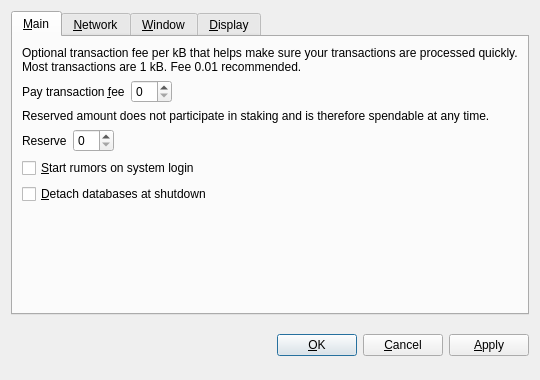
<?xml version="1.0" encoding="UTF-8"?>
<ui version="4.0">
 <class>OptionsDialog</class>
 <widget class="QDialog" name="OptionsDialog">
  <property name="geometry">
   <rect>
    <x>0</x>
    <y>0</y>
    <width>540</width>
    <height>380</height>
   </rect>
  </property>
  <property name="windowTitle">
   <string>Options</string>
  </property>
  <property name="modal">
   <bool>true</bool>
  </property>
  <layout class="QVBoxLayout" name="verticalLayout">
   <item>
    <widget class="QTabWidget" name="tabWidget">
     <property name="tabPosition">
      <enum>QTabWidget::North</enum>
     </property>
     <property name="currentIndex">
      <number>0</number>
     </property>
     <widget class="QWidget" name="tabMain">
      <attribute name="title">
       <string>&amp;Main</string>
      </attribute>
      <layout class="QVBoxLayout" name="verticalLayout_Main">
       <item>
        <widget class="QLabel" name="transactionFeeInfoLabel">
         <property name="text">
          <string>Optional transaction fee per kB that helps make sure your transactions are processed quickly. Most transactions are 1 kB. Fee 0.01 recommended.</string>
         </property>
         <property name="textFormat">
          <enum>Qt::PlainText</enum>
         </property>
         <property name="wordWrap">
          <bool>true</bool>
         </property>
        </widget>
       </item>
       <item>
        <layout class="QHBoxLayout" name="horizontalLayoutFee">
         <item>
          <widget class="QLabel" name="transactionFeeLabel">
           <property name="text">
            <string>Pay transaction &amp;fee</string>
           </property>
           <property name="textFormat">
            <enum>Qt::PlainText</enum>
           </property>
           <property name="buddy">
            <cstring>transactionFee</cstring>
           </property>
          </widget>
         </item>
         <item>
          <widget class="BitcoinAmountField" name="transactionFee"/>
         </item>
         <item>
          <spacer name="horizontalSpacerFee">
           <property name="orientation">
            <enum>Qt::Horizontal</enum>
           </property>
           <property name="sizeHint" stdset="0">
            <size>
             <width>40</width>
             <height>20</height>
            </size>
           </property>
          </spacer>
         </item>
        </layout>
       </item>
       <item>
        <widget class="QLabel" name="reserveBalanceInfoLabel">
         <property name="text">
          <string>Reserved amount does not participate in staking and is therefore spendable at any time.</string>
         </property>
         <property name="textFormat">
          <enum>Qt::PlainText</enum>
         </property>
         <property name="wordWrap">
          <bool>true</bool>
         </property>
        </widget>
       </item>
       <item>
        <layout class="QHBoxLayout" name="horizontalLayoutReserveBalance">
         <item>
          <widget class="QLabel" name="reserveBalanceLabel">
           <property name="text">
            <string>Reserve</string>
           </property>
           <property name="textFormat">
            <enum>Qt::PlainText</enum>
           </property>
           <property name="buddy">
            <cstring>reserveBalance</cstring>
           </property>
          </widget>
         </item>
         <item>
          <widget class="BitcoinAmountField" name="reserveBalance"/>
         </item>
         <item>
          <spacer name="horizontalSpacerReserveBalance">
           <property name="orientation">
            <enum>Qt::Horizontal</enum>
           </property>
           <property name="sizeHint" stdset="0">
            <size>
             <width>40</width>
             <height>20</height>
            </size>
           </property>
          </spacer>
         </item>
        </layout>
       </item>
       <item>
        <widget class="QCheckBox" name="bitcoinAtStartup">
         <property name="toolTip">
          <string>Automatically start rumors after logging in to the system.</string>
         </property>
         <property name="text">
          <string>&amp;Start rumors on system login</string>
         </property>
        </widget>
       </item>
       <item>
        <widget class="QCheckBox" name="detachDatabases">
         <property name="toolTip">
          <string>Detach block and address databases at shutdown. This means they can be moved to another data directory, but it slows down shutdown. The wallet is always detached.</string>
         </property>
         <property name="text">
          <string>&amp;Detach databases at shutdown</string>
         </property>
        </widget>
       </item>
       <item>
        <spacer name="verticalSpacer_Main">
         <property name="orientation">
          <enum>Qt::Vertical</enum>
         </property>
         <property name="sizeHint" stdset="0">
          <size>
           <width>20</width>
           <height>40</height>
          </size>
         </property>
        </spacer>
       </item>
      </layout>
     </widget>
     <widget class="QWidget" name="tabNetwork">
      <attribute name="title">
       <string>&amp;Network</string>
      </attribute>
      <layout class="QVBoxLayout" name="verticalLayout_Network">
       <item>
        <widget class="QCheckBox" name="mapPortUpnp">
         <property name="toolTip">
          <string>Automatically open the rumors client port on the router. This only works when your router supports UPnP and it is enabled.</string>
         </property>
         <property name="text">
          <string>Map port using &amp;UPnP</string>
         </property>
        </widget>
       </item>
       <item>
        <widget class="QCheckBox" name="connectSocks">
         <property name="toolTip">
          <string>Connect to the rumors network through a SOCKS proxy (e.g. when connecting through Tor).</string>
         </property>
         <property name="text">
          <string>&amp;Connect through SOCKS proxy:</string>
         </property>
        </widget>
       </item>
       <item>
        <layout class="QHBoxLayout" name="horizontalLayout_Network">
         <item>
          <widget class="QLabel" name="proxyIpLabel">
           <property name="text">
            <string>Proxy &amp;IP:</string>
           </property>
           <property name="textFormat">
            <enum>Qt::PlainText</enum>
           </property>
           <property name="buddy">
            <cstring>proxyIp</cstring>
           </property>
          </widget>
         </item>
         <item>
          <widget class="QValidatedLineEdit" name="proxyIp">
           <property name="maximumSize">
            <size>
             <width>140</width>
             <height>16777215</height>
            </size>
           </property>
           <property name="toolTip">
            <string>IP address of the proxy (e.g. 127.0.0.1)</string>
           </property>
          </widget>
         </item>
         <item>
          <widget class="QLabel" name="proxyPortLabel">
           <property name="text">
            <string>&amp;Port:</string>
           </property>
           <property name="textFormat">
            <enum>Qt::PlainText</enum>
           </property>
           <property name="buddy">
            <cstring>proxyPort</cstring>
           </property>
          </widget>
         </item>
         <item>
          <widget class="QLineEdit" name="proxyPort">
           <property name="maximumSize">
            <size>
             <width>55</width>
             <height>16777215</height>
            </size>
           </property>
           <property name="toolTip">
            <string>Port of the proxy (e.g. 9050)</string>
           </property>
          </widget>
         </item>
         <item>
          <widget class="QLabel" name="socksVersionLabel">
           <property name="text">
            <string>SOCKS &amp;Version:</string>
           </property>
           <property name="textFormat">
            <enum>Qt::PlainText</enum>
           </property>
           <property name="buddy">
            <cstring>socksVersion</cstring>
           </property>
          </widget>
         </item>
         <item>
          <widget class="QValueComboBox" name="socksVersion">
           <property name="toolTip">
            <string>SOCKS version of the proxy (e.g. 5)</string>
           </property>
          </widget>
         </item>
         <item>
          <spacer name="horizontalSpacer_Network">
           <property name="orientation">
            <enum>Qt::Horizontal</enum>
           </property>
           <property name="sizeHint" stdset="0">
            <size>
             <width>40</width>
             <height>20</height>
            </size>
           </property>
          </spacer>
         </item>
        </layout>
       </item>
       <item>
        <spacer name="verticalSpacer_Network">
         <property name="orientation">
          <enum>Qt::Vertical</enum>
         </property>
         <property name="sizeHint" stdset="0">
          <size>
           <width>20</width>
           <height>40</height>
          </size>
         </property>
        </spacer>
       </item>
      </layout>
     </widget>
     <widget class="QWidget" name="tabWindow">
      <attribute name="title">
       <string>&amp;Window</string>
      </attribute>
      <layout class="QVBoxLayout" name="verticalLayout_Window">
       <item>
        <widget class="QCheckBox" name="minimizeToTray">
         <property name="toolTip">
          <string>Show only a tray icon after minimizing the window.</string>
         </property>
         <property name="text">
          <string>&amp;Minimize to the tray instead of the taskbar</string>
         </property>
        </widget>
       </item>
       <item>
        <widget class="QCheckBox" name="minimizeOnClose">
         <property name="toolTip">
          <string>Minimize instead of exit the application when the window is closed. When this option is enabled, the application will be closed only after selecting Quit in the menu.</string>
         </property>
         <property name="text">
          <string>M&amp;inimize on close</string>
         </property>
        </widget>
       </item>
       <item>
        <spacer name="verticalSpacer_Window">
         <property name="orientation">
          <enum>Qt::Vertical</enum>
         </property>
         <property name="sizeHint" stdset="0">
          <size>
           <width>20</width>
           <height>40</height>
          </size>
         </property>
        </spacer>
       </item>
      </layout>
     </widget>
     <widget class="QWidget" name="tabDisplay">
      <attribute name="title">
       <string>&amp;Display</string>
      </attribute>
      <layout class="QVBoxLayout" name="verticalLayout_Display">
       <item>
        <layout class="QHBoxLayout" name="horizontalLayout_1_Display">
         <item>
          <widget class="QLabel" name="langLabel">
           <property name="text">
            <string>User Interface &amp;language:</string>
           </property>
           <property name="textFormat">
            <enum>Qt::PlainText</enum>
           </property>
           <property name="buddy">
            <cstring>lang</cstring>
           </property>
          </widget>
         </item>
         <item>
          <widget class="QValueComboBox" name="lang">
           <property name="toolTip">
            <string>The user interface language can be set here. This setting will take effect after restarting rumors.</string>
           </property>
          </widget>
         </item>
        </layout>
       </item>
       <item>
        <layout class="QHBoxLayout" name="horizontalLayout_2_Display">
         <item>
          <widget class="QLabel" name="unitLabel">
           <property name="text">
            <string>&amp;Unit to show amounts in:</string>
           </property>
           <property name="textFormat">
            <enum>Qt::PlainText</enum>
           </property>
           <property name="buddy">
            <cstring>unit</cstring>
           </property>
          </widget>
         </item>
         <item>
          <widget class="QValueComboBox" name="unit">
           <property name="toolTip">
            <string>Choose the default subdivision unit to show in the interface and when sending coins.</string>
           </property>
          </widget>
         </item>
        </layout>
       </item>
       <item>
        <widget class="QCheckBox" name="displayAddresses">
         <property name="toolTip">
          <string>Whether to show rumors addresses in the transaction list or not.</string>
         </property>
         <property name="text">
          <string>&amp;Display addresses in transaction list</string>
         </property>
        </widget>
       </item>
       <item>
        <widget class="QCheckBox" name="coinControlFeatures">
         <property name="toolTip">
          <string>Whether to show coin control features or not.</string>
         </property>
         <property name="text">
          <string>Display coin &amp;control features (experts only!)</string>
         </property>
        </widget>
       </item>
       <item>
        <spacer name="verticalSpacer_Display">
         <property name="orientation">
          <enum>Qt::Vertical</enum>
         </property>
         <property name="sizeHint" stdset="0">
          <size>
           <width>20</width>
           <height>40</height>
          </size>
         </property>
        </spacer>
       </item>
      </layout>
     </widget>
    </widget>
   </item>
   <item>
    <layout class="QHBoxLayout" name="horizontalLayout_Buttons">
     <item>
      <spacer name="horizontalSpacer_1">
       <property name="orientation">
        <enum>Qt::Horizontal</enum>
       </property>
       <property name="sizeHint" stdset="0">
        <size>
         <width>40</width>
         <height>48</height>
        </size>
       </property>
      </spacer>
     </item>
     <item>
      <widget class="QLabel" name="statusLabel">
       <property name="font">
        <font>
         <weight>75</weight>
         <bold>true</bold>
        </font>
       </property>
       <property name="text">
        <string/>
       </property>
       <property name="textFormat">
        <enum>Qt::PlainText</enum>
       </property>
       <property name="wordWrap">
        <bool>true</bool>
       </property>
      </widget>
     </item>
     <item>
      <spacer name="horizontalSpacer_2">
       <property name="orientation">
        <enum>Qt::Horizontal</enum>
       </property>
       <property name="sizeHint" stdset="0">
        <size>
         <width>40</width>
         <height>48</height>
        </size>
       </property>
      </spacer>
     </item>
     <item>
      <widget class="QPushButton" name="okButton">
       <property name="text">
        <string>&amp;OK</string>
       </property>
      </widget>
     </item>
     <item>
      <widget class="QPushButton" name="cancelButton">
       <property name="text">
        <string>&amp;Cancel</string>
       </property>
       <property name="autoDefault">
        <bool>false</bool>
       </property>
      </widget>
     </item>
     <item>
      <widget class="QPushButton" name="applyButton">
       <property name="text">
        <string>&amp;Apply</string>
       </property>
       <property name="autoDefault">
        <bool>false</bool>
       </property>
      </widget>
     </item>
    </layout>
   </item>
  </layout>
 </widget>
 <customwidgets>
  <customwidget>
   <class>BitcoinAmountField</class>
   <extends>QSpinBox</extends>
   <header>bitcoinamountfield.h</header>
  </customwidget>
  <customwidget>
   <class>QValueComboBox</class>
   <extends>QComboBox</extends>
   <header>qvaluecombobox.h</header>
  </customwidget>
  <customwidget>
   <class>QValidatedLineEdit</class>
   <extends>QLineEdit</extends>
   <header>qvalidatedlineedit.h</header>
  </customwidget>
 </customwidgets>
 <resources/>
 <connections/>
</ui>
